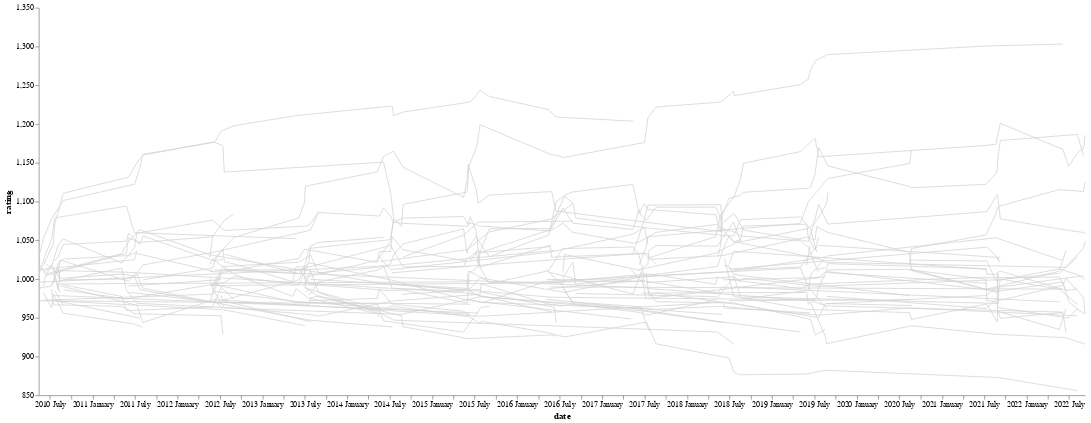

Notebook code cell kept with this figure:
### Code cell
#Plotting the result

alt.renderers.enable('mimetype')

df_historical_rating = tracker.get_history_df()

highlight = alt.selection(type='single', on='mouseover', 
                          fields=['player_id'], nearest=True, empty="none")

base = alt.Chart(df_historical_rating
).encode(
    x=alt.X("date:T", axis=alt.Axis(format='%Y %B')),
    y=alt.Y("rating:Q", scale=alt.Scale(zero=False)),
    #color="player_id:N",
    tooltip = ["player_id","rating"]
)

points = base.mark_circle(point=True).encode(
    opacity=alt.value(0)
).add_selection(
    highlight
).properties(
    width=1350,
    height=500
)

lines = base.mark_line().encode(
    size=alt.condition(~highlight, alt.value(1), alt.value(3)),
    color=alt.condition(highlight, 'player_id', alt.value("lightgray"), legend=None)
)

alt.layer(points, lines).configure_axis(
    grid=False
).configure_view(
    strokeWidth=0
)

### Figure 1 — Vega-Lite specification as saved in the notebook (floating-point values rounded to 4 significant figures; data arrays with more than 128 entries replaced by an {"elided": "..."} marker saying what was removed)
{"$schema": "https://vega.github.io/schema/vega-lite/v4.17.0.json", "config": {"axis": {"grid": false}, "view": {"continuousHeight": 300, "continuousWidth": 400, "strokeWidth": 0}}, "data": {"name": "data-a331c7fb2ed002c491d3c6d09314e110"}, "datasets": {"data-a331c7fb2ed002c491d3c6d09314e110": {"elided": "963 records"}}, "layer": [{"encoding": {"opacity": {"value": 0}, "tooltip": [{"field": "player_id", "type": "nominal"}, {"field": "rating", "type": "quantitative"}], "x": {"axis": {"format": "%Y %B"}, "field": "date", "type": "temporal"}, "y": {"field": "rating", "scale": {"zero": false}, "type": "quantitative"}}, "height": 500, "mark": {"point": true, "type": "circle"}, "selection": {"selector003": {"empty": "none", "fields": ["player_id"], "nearest": true, "on": "mouseover", "type": "single"}}, "width": 1350}, {"encoding": {"color": {"condition": {"field": "player_id", "legend": null, "selection": "selector003", "type": "nominal"}, "value": "lightgray"}, "size": {"condition": {"selection": {"not": "selector003"}, "value": 1}, "value": 3}, "tooltip": [{"field": "player_id", "type": "nominal"}, {"field": "rating", "type": "quantitative"}], "x": {"axis": {"format": "%Y %B"}, "field": "date", "type": "temporal"}, "y": {"field": "rating", "scale": {"zero": false}, "type": "quantitative"}}, "mark": "line"}]}
